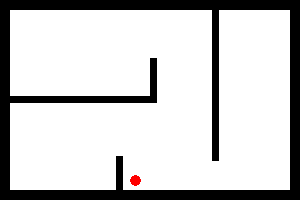
#> input picture test.png, 300 x 200 px
$ python power_map.py test.png
#> lines starting #> are read from the running program, lines starting #| are printed output that depends on the picture; after the words box and inside, x2 and y2 are one past the last pixel; in counts of white or black regions, pixels touching at a corner belong together
### helmhurts/__init__.py
import numpy

from typing import Tuple


class HelmholtzSolver:
    def __init__(
            self,
            k: float,
            n_map: numpy.ndarray,
            s_map: numpy.ndarray,
            delta: Tuple[float, float],
            absorption_layer_thickness: int = 5,
            absorption_layer_coef: float = 1.0,
    ):
        self.k = k

        self.n_map_orig = n_map
        self.s_map_orig = s_map
        self.absorption_layer_thickness = absorption_layer_thickness

        # diffraction map
        self.n_map = numpy.ones(
            (n_map.shape[0] + 2 * absorption_layer_thickness, n_map.shape[1] + 2 * absorption_layer_thickness),
            dtype=complex
        )

        self.n_map[
            absorption_layer_thickness:-absorption_layer_thickness,
            absorption_layer_thickness:-absorption_layer_thickness
        ] = self.n_map_orig  # copy original map

        self.n_map[0:absorption_layer_thickness, :] = 1 + 1j * self.k * absorption_layer_coef  # add absorption layers
        self.n_map[-absorption_layer_thickness:, :] = 1 + 1j * self.k * absorption_layer_coef
        self.n_map[:, 0:absorption_layer_thickness] = 1 + 1j * self.k * absorption_layer_coef
        self.n_map[:, -absorption_layer_thickness:] = 1 + 1j * self.k * absorption_layer_coef

        # source map
        self.s_map = numpy.zeros(
            (n_map.shape[0] + 2 * absorption_layer_thickness, n_map.shape[1] + 2 * absorption_layer_thickness))

        self.s_map[
            absorption_layer_thickness:-absorption_layer_thickness,
            absorption_layer_thickness:-absorption_layer_thickness
        ] = self.s_map_orig  # copy original map

        self.xdim, self.ydim = self.n_map.shape
        self.idelta2 = delta[0]**-2, delta[1]**-2

    def compute_E(self) -> numpy.ndarray:
        raise NotImplementedError()

### helmhurts/solver_system.py
"""
Solve the Helmholtz equation by solving a set of equations
"""

import numpy
from scipy import sparse
from scipy.sparse.linalg import spsolve as sparse_solve

from helmhurts import HelmholtzSolver

from typing import Tuple


class HelmholtzSolverDirichletSystem(HelmholtzSolver):
    def __init__(
            self,
            k: float,
            n_map: numpy.ndarray,
            s_map: numpy.ndarray,
            delta: Tuple[float, float],
            absorption_layer_thickness: int = 5,
            absorption_layer_coef: float = 10,
            boundary_conditions: Tuple[float, float, float, float] = (.0, .0, .0, .0)
    ):
        super().__init__(k, n_map, s_map, delta, absorption_layer_thickness, absorption_layer_coef)
        self.boundary_conditions = boundary_conditions

    def _As(self) -> Tuple[sparse.csc_matrix, numpy.ndarray]:
        matrix_dim = self.xdim + 2, self.ydim + 2
        length = matrix_dim[0] * matrix_dim[1]

        n_sparse_value = 5 * self.xdim * self.ydim + 2 * matrix_dim[0] + 2 * matrix_dim[1] - 2
        sparse_array_index = numpy.zeros((n_sparse_value, 2), dtype=int)
        sparse_array_value = numpy.zeros(n_sparse_value, dtype=self.n_map.dtype)
        i = 0

        # define the system of equation
        for x in range(1, self.xdim + 1):
            for y in range(1, self.ydim + 1):

                index_0 = numpy.ravel_multi_index((x, y), matrix_dim)
                sparse_array_index[i] = index_0, index_0
                sparse_array_value[i] = \
                    (self.k * self.n_map[x - 1, y - 1].real) ** 2 - 1j * self.k * self.n_map[x - 1, y - 1].imag \
                    - 2 * self.idelta2[0] - 2 * self.idelta2[1]

                xm = x - 1
                xp = x + 1
                ym = y - 1
                yp = y + 1
                i += 1

                for coo in [
                    (xm, y, self.idelta2[0]),
                    (xp, y, self.idelta2[0]),
                    (x, ym, self.idelta2[1]),
                    (x, yp, self.idelta2[1])
                ]:
                    index = numpy.ravel_multi_index(coo[:2], matrix_dim)
                    sparse_array_index[i] = index_0, index
                    sparse_array_value[i] = coo[2]
                    i += 1

        # define the source
        f = numpy.insert(self.s_map, self.xdim, numpy.zeros(self.xdim), axis=1)
        f = numpy.insert(f, 0, numpy.zeros(self.xdim), axis=1)

        f = numpy.insert(f, self.xdim, numpy.zeros(self.ydim + 2), axis=0)
        f = numpy.insert(f, 0, numpy.zeros(self.ydim + 2), axis=0)

        f = -f.ravel()

        # boundary conditions
        for j in range(0, self.xdim + 2):
            for coo in [(j, 0, self.boundary_conditions[0]), (j, self.ydim + 1, self.boundary_conditions[1])]:
                index = numpy.ravel_multi_index(coo[:2], matrix_dim)
                f[index] = coo[2]
                sparse_array_index[i] = index, index
                sparse_array_value[i] = 1
                i += 1

        for j in range(1, self.ydim + 1):
            for coo in [(0, j, self.boundary_conditions[2]), (self.xdim + 1, j, self.boundary_conditions[3])]:
                index = numpy.ravel_multi_index(coo[:2], matrix_dim)
                f[index] = coo[2]
                sparse_array_index[i] = index, index
                sparse_array_value[i] = 1
                i += 1

        # Create the system
        A = sparse.csc_matrix(
            (sparse_array_value, (sparse_array_index[:, 0], sparse_array_index[:, 1])),
            shape=(length, length)
        )

        return A, f

    def compute_E(self) -> numpy.ndarray:
        return sparse_solve(*self._As()).reshape((self.xdim + 2, self.ydim + 2))[
               1+self.absorption_layer_thickness:-1-self.absorption_layer_thickness,
               1+self.absorption_layer_thickness:-1-self.absorption_layer_thickness
        ]

### power_map.py
"""
Compute the field generated by a Wi-Fi (or any other equipment that emits E.M. wave in the GHz range).

Expects an image as input,
where the color of the wall is given by `--wall-color-in` (default = black), and
the color of the source is given by `--source-color-in` (default = red).
"""

__version__ = '0.1'

import numpy
from PIL import Image
import argparse

from helmhurts.solver_system import HelmholtzSolverDirichletSystem

SPEED_OF_LIGHT = 299_792_458  # m/s


def power_color_map(shape: tuple, map_in: numpy.ndarray, cmax=2) -> numpy.ndarray:
    """Create a power map from `map_in`: [0,0.5) -> blue, (.5,1] -> white.
    """

    array_out = numpy.zeros(shape, dtype=numpy.uint8)
    for i in range(3):
        if i == cmax:
            array_out[:, :, i] = numpy.where(map_in < .5, 255 * map_in, 255)
        else:
            array_out[:, :, i] = numpy.where(map_in > .5, 255 * (map_in - .5) * 2, 0)

    return array_out


def logical_and(*conds):
    """Chain conditions with AND"""
    land = numpy.logical_and(conds[0], conds[1])
    for c in conds[2:]:
        land = numpy.logical_and(land, c)

    return land


def logical_or(*conds):
    """Chain conditions with OR"""
    lor = numpy.logical_or(conds[0], conds[1])
    for c in conds[2:]:
        lor = numpy.logical_or(lor, c)

    return lor


def t_color(in_str: str):
    components = in_str.split(',')
    if len(components) != 3:
        raise argparse.ArgumentTypeError('must be a triplet')

    try:
        color = tuple(int(i) for i in components)
    except ValueError:
        raise argparse.ArgumentTypeError('must be a triplet of int')

    if not all(0 <= i < 256 for i in color):
        raise argparse.ArgumentTypeError('component of color must be in [0,255]')

    return color


if __name__ == '__main__':
    parser = argparse.ArgumentParser(description=__doc__)
    parser.add_argument('-v', '--version', action='version', version='%(prog)s ' + __version__)

    parser.add_argument('input', type=str, help='Map of the walls')

    parser.add_argument('-m', '--min', type=float, help='Floor value of power (in dB)', default=-100)
    parser.add_argument('-M', '--max', type=float, help='ceil value of power (in dB)', default=-70)
    parser.add_argument('-p', '--power', type=float, help='power of the source (in V/m²?)', default=1)
    parser.add_argument('-f', '--frequency', type=float, help='frequency of the wave (in GHz)', default=2.4)
    parser.add_argument('-r', '--resolution', type=float, help='spacial resolution (in m)', default=0.01)
    parser.add_argument('-w', '--wall-refractive', type=float, help='refractive index of the walls', default=2.24)
    parser.add_argument('-d', '--wall-diffusive', type=float, help='diffusive power of wall (in S/m)', default=0.1)

    parser.add_argument(
        '--alayer-thickness', type=int, help='thickness of absorption layer', default=12)
    parser.add_argument(
        '--alayer-diffusive', type=float, help='diffusive power of absorption layer (in S/m)', default=1.0)

    parser.add_argument('--wall-color-in', type=t_color, help='color of the walls in input', default='0,0,0')
    parser.add_argument(
        '--wall-color-out', type=t_color, help='color of the contour of the walls in output', default='255,255,255')
    parser.add_argument('--source-color-in', type=t_color, help='color of the sources in input', default='255,0,0')
    parser.add_argument('--source-color-out', type=t_color, help='color of the sources in output', default='255,0,0')

    parser.add_argument('--power-map-c', type=int, help='map color shade', default=1)

    args = parser.parse_args()
    im = numpy.array(Image.open(args.input))
#> im is the input picture: shape (200, 300, 3); mean R, G, B 203.2, 202.8, 202.8
    sz = im.shape[:2]
#> sz = (200, 300)

    # create diffraction map
    n = numpy.ones(sz, dtype=complex)
    wall_refractive_index = args.wall_refractive + 1j * args.wall_diffusive
    wall_mask = logical_and(
        im[:, :, 0] == args.wall_color_in[0],
        im[:, :, 1] == args.wall_color_in[1],
        im[:, :, 2] == args.wall_color_in[2]
    )
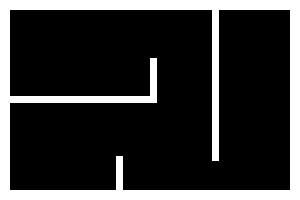
#> wall_mask: shape (200, 300) bool; 20.3% white; 1 white region, box (x1, y1, x2, y2) and area: (0, 0, 300, 200) 12190

    n[wall_mask] = wall_refractive_index

    # create source map
    s = numpy.zeros(sz)
    s[logical_and(
        im[:, :, 0] == args.source_color_in[0],
        im[:, :, 1] == args.source_color_in[1],
        im[:, :, 2] == args.source_color_in[2]
    )] = args.power

    # solve
    k = 2 * numpy.pi * args.frequency * 1e9 / SPEED_OF_LIGHT  # k = 2π/λ and λ = c/f, so k = 2πf/c
    print('f = {:.3f} GHz → λ = {:.4f}m → k = {:.3f}'.format(
        args.frequency, SPEED_OF_LIGHT / (args.frequency * 1e9), k))

    solver = HelmholtzSolverDirichletSystem(
        k, n, s, (args.resolution, args.resolution), args.alayer_thickness, args.alayer_diffusive)
    print('Computing ...', end='')
    E = solver.compute_E()
#> in _As, `f = numpy.insert(self.s_map, self.xdim, numpy.zeros(self.xdim), axis=1)`:
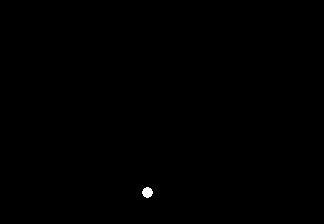
#> self.s_map: shape (224, 324) float64; values 0 (black) and 1 (white), 0.12% white; 1 white region, box (x1, y1, x2, y2) and area: (142, 187, 153, 198) 89
    print(' done!')

    # create power map output
    Ep = (20 * numpy.log10(numpy.abs(E)) - args.min) / numpy.fabs(args.min - args.max)
    Ep[Ep < 0] = .0
    Ep[Ep > 1] = 1.

    im_gradient = numpy.array(numpy.gradient(im[:, :, 0]))

    array_out = power_color_map((im.shape[0], im.shape[1], 3), Ep, cmax=args.power_map_c)
    array_out[
        numpy.logical_and(
            logical_or(im_gradient[0] > 10, im_gradient[0] < -10, im_gradient[1] > 10, im_gradient[1] < -10),
            wall_mask
        ), :] = args.wall_color_out  # wall

    array_out[logical_and(
        im[:, :, 0] == args.source_color_in[0],
        im[:, :, 1] == args.source_color_in[1],
        im[:, :, 2] == args.source_color_in[2]
    ), :] = args.source_color_out  # source

    im_out = Image.fromarray(array_out, 'RGB')
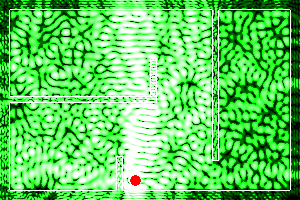
#> im_out: PIL image 300x200 RGB; mean R, G, B 93.8, 209.7, 93.5
    im_out.show()
